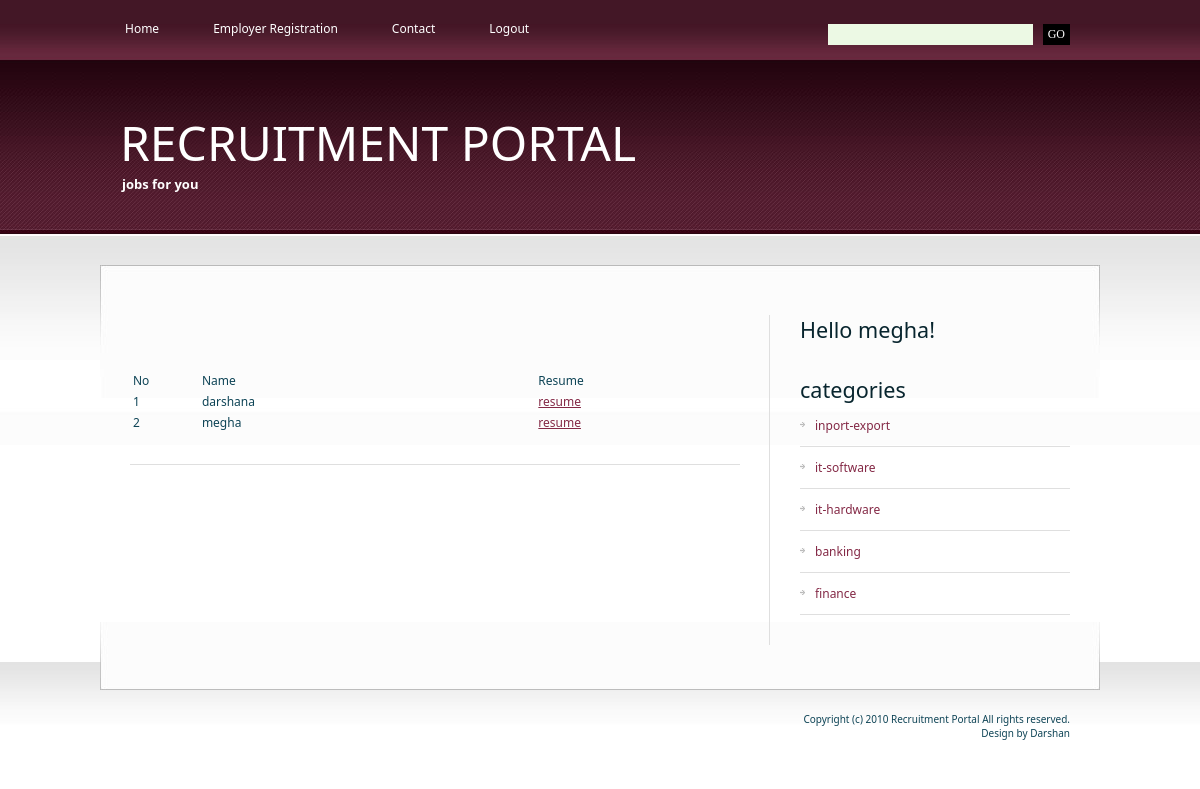
Page /show.php?id=15 (signed in) on the committed database.
### tables this page shows
CREATE TABLE `employees` (
  `ee_id` int(4) NOT NULL auto_increment,
  `ee_fnm` varchar(30) NOT NULL,
  `ee_pwd` varchar(10) NOT NULL,
  `ee_gender` varchar(1) NOT NULL,
  `ee_email` varchar(30) NOT NULL,
  `ee_add` varchar(300) NOT NULL,
  `ee_phno` varchar(10) NOT NULL,
  `ee_mobileno` varchar(10) NOT NULL,
  `ee_current_location` varchar(20) NOT NULL,
  `ee_annualsalary` int(10) NOT NULL,
  `ee_current_industry` varchar(20) NOT NULL,
  `ee_qualification` varchar(10) NOT NULL,
  `ee_profile` varchar(300) NOT NULL,
  `ee_resume` longtext NOT NULL,
  PRIMARY KEY  (`ee_id`)
);

CREATE TABLE `categories` (
  `cat_id` int(4) NOT NULL auto_increment,
  `cat_nm` varchar(30) NOT NULL,
  PRIMARY KEY  (`cat_id`)
);

### show.php (the view, shortened to what this page needs)
<?php session_start();
		$q="select * from employees where ee_id in(select a_uid from applicants where a_jid=".$_GET['id']." )";
		$res=mysql_query($q) or die ("wrong query");
?>
<!DOCTYPE html PUBLIC "-//W3C//DTD XHTML 1.0 Strict//EN" "http://www.w3.org/TR/xhtml1/DTD/xhtml1-strict.dtd">
<html xmlns="http://www.w3.org/1999/xhtml">
<head>
<?php
include("includes/head.inc.php");
?>
</head>
<body>
<div id="header-wrapper">
	<div id="header">
	<div id="menu">
		<?php
		include("includes/menu.inc.php");
		?>
		</div>
		<div id="search">
		<?php
		include("includes/search.inc.php");
		?>
		</div>
	</div>
</div>
<div id="logo">
	<?php
	include("includes/logo.inc.php");
	?>
	</div>
<div id="wrapper">
	<div id="page">
		<div id="page-bgtop">
			<div id="content">
				<div class="post">
					<h2 class="title"><?php echo $_GET['nm']; ?></h2>
					<p class="meta"></p>
					<div class="entry">
					<table border="0" width="100%">
				<tr>
						<td width="10%">No
						<td width="50%">Name
						<td width="30%">Resume
					</tr>
				<?php
				$count=1;
					while($row=mysql_fetch_array($res))
					{
						echo '<tr> <td width="10%">'.$count.'
								<td width="50%">'.$row['ee_fnm'].'
								<td width="30%"><a href="'.$row['ee_resume'].'">resume</a>
								';
							$count++;
					}
				?>
					</table>
					</div>
				</div>
			</div>
			<div id="sidebar">
			<?php
		include("includes/sidebar.inc.php");
		?>
			</div>
			<div style="clear: both;">&nbsp;</div>
		</div>
	</div>
</div>
<div id="footer-bgcontent">
	<div id="footer">
		<?php
		include("includes/footer.inc.php");
		?>
	</div>
</div>
</body>
</html>

### includes/sidebar.inc.php (shortened to what this page needs)
<ul>
					<li>
					<?php
				if(isset($_SESSION['status']))
				{
					echo '<h2 class="title">Hello '.$_SESSION['unm'].'!</h2>';
				}
				?>
					</li>
					<li>
						<h2>categories </h2>
						<ul>
					<?php
						$link=mysql_connect("localhost","root","")or die("can not connect");
						$q="select * from categories";
						$res=mysql_query($q,$link) or die("cant connect");
						while($row=mysql_fetch_assoc($res))
						{
							echo '<li><a href="jobs_by_category.php?cat='.$row['cat_nm'].'">'.$row['cat_nm'].'</a></li>';
						}
					?>
						</ul>
					</li>
				</ul>

### style.css (style rules this page uses)
body { margin: 0px; padding: 0; background: url(images/img01.jpg) repeat-x left top; font-family: Segoe UI; font-size: 12px; color: #0E4456; }
h1, h2, h3 { margin: 0; font-weight: normal; color: #08252E; }
h2 { font-size: 18px; }
p, ul, ol { margin-top: 0; line-height: 220%; text-align: justify; }
a { color: #842946; }
#wrapper { margin: 0px; padding: 30px 0px 0px 0px; }
#header-wrapper { margin: 0px; padding: 0px; }
#header { width: 1000px; height: 60px; margin: 0 auto; }
#menu { float: left; width: 690px; height: 60px; }
#search { float: right; width: 310px; height: 60px; }
#page { width: 1000px; margin: 0 auto; padding: 0px; background: url(images/img04.jpg) no-repeat left bottom; }
#page-bgtop { padding: 50px 30px 0px 30px; background: url(images/img05.jpg) no-repeat left top; }
#logo { width: 1000px; height: 175px; margin: 0 auto; }
#content { float: left; width: 610px; }
.post { margin-bottom: 45px; border-bottom: 1px solid #DFDFDF; }
.post .title { height: 30px; color: #08252E; }
.post .meta { margin-left: 2px; padding: 2px 30px 2px 16px; font-family: Segoe UI font-weight: normal; font-size: 10px; color: #66665E; }
.post .entry { padding: 10px 0 30px 0; }
#sidebar { float: right; width: 300px; font-family: Segoe UI font-size: 12px; border-left: 1px solid #DFDFDF; }
#sidebar ul { margin: 0px 0px 0px 30px; padding: 0; list-style: none; line-height: normal; }
#sidebar li { margin-bottom: 30px; }
#sidebar li ul { margin: 0px; padding: 0px; }
#sidebar li li { margin: 0; padding: 12px 0px 12px 15px; border-bottom: 1px solid #DFDFDF; background: url(images/img09.jpg) no-repeat left 17px; }
#sidebar li li a { font-weight: normal; }
#sidebar h2 { height: 30px; font-size: 1.8em; font-weight: normal; }
#sidebar a { text-align: left; text-decoration: none; font-weight: bold; }
#footer-bgcontent { margin: 0px; padding: 0px; height: 70px; background: url(images/img02.jpg) repeat-x left top; }
#footer { width: 1000px; height: 49px; margin: 0 auto; padding-top: 50px; background: url(images/img03.jpg) no-repeat left top; }

### rows in the picture
employees: ee_fnm "darshana"
employees: ee_fnm "megha"
categories: cat_nm "inport-export"
categories: cat_nm "it-software"
categories: cat_nm "it-hardware"
categories: cat_nm "banking"
categories: cat_nm "finance"

### other values in the picture
$_SESSION['unm'] "megha"
